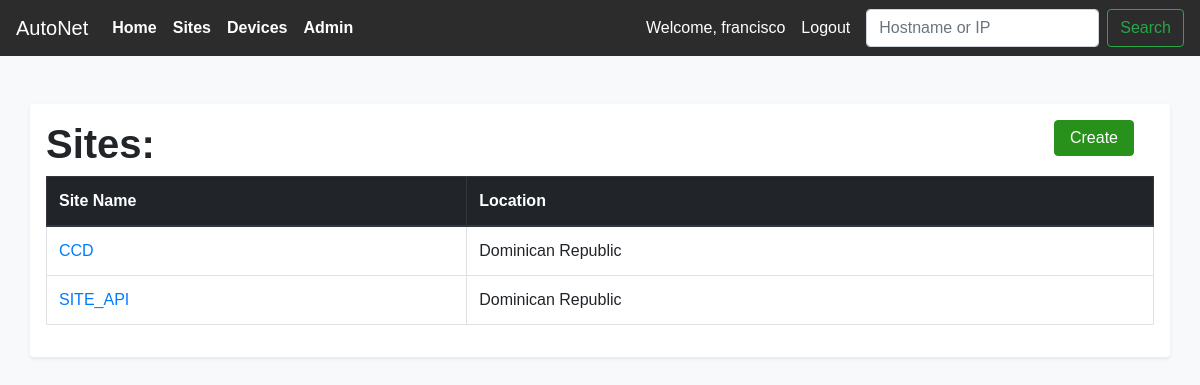
Before: /sites (signed in) with the older database file.
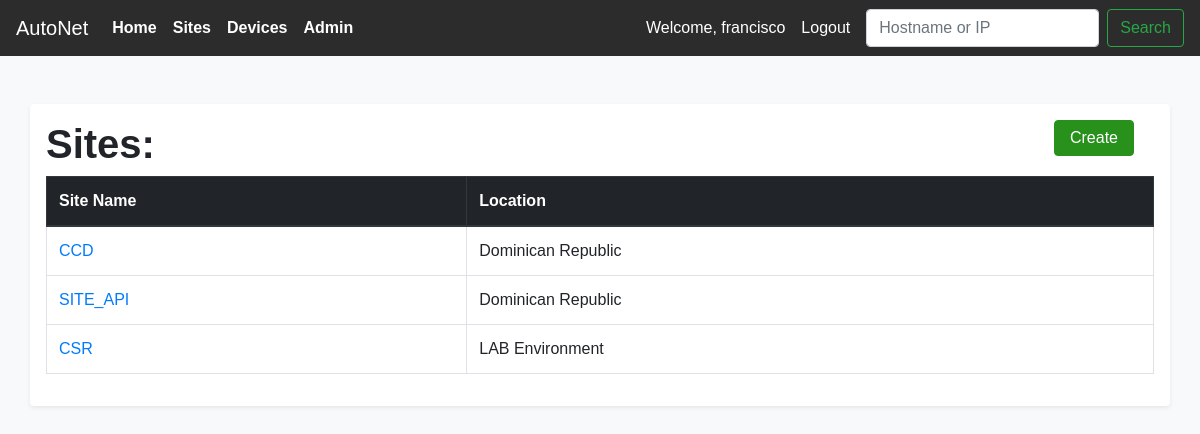
After: the same page with the newer database file.
### main_app/models.py (models this page shows, shortened)
class Sites(models.Model):
    site_name = models.CharField(max_length=100)
    site_location = models.CharField(max_length=250)
    uuid = models.UUIDField( #used by the API to look up the record
                            db_index=True,
                            default=uuid_lib.uuid4,
                            editable=False)
    site_address = models.CharField(max_length=400, null=True)
    site_poc_name = models.CharField(max_length=100)
    site_poc_number = models.CharField(max_length=30)

### main_app/views.py (the view)
# urls.py: path('sites', views.SitesListView.as_view(), name='viewsites'),
class SitesListView(LoginRequiredMixin, ListView):
    context_object_name = 'sites'
    model = models.Sites
    paginate_by = 10

### main_app/templates/main_app/sites_list.html (shortened to what this page needs)
{% extends 'main_app/main_app_base.html' %}
{%block content %}
  <div class="container shadow-sm p-3 mb-5 bg-white rounded">
    <div class="container">
      <a href="{% url 'main_app:createsite' %}">
        <input class="btn-class float-right" id="btn-save" type="submit" value="Create">
      </a>
    </div>
    <div class="">
      <h1><strong>Sites:</strong></h1>
        <table class="table table-bordered">
          <thead class="thead-dark">
            <th>Site Name</th>
            <th>Location</th>
          </thead>
          {% for site in sites %}
          <tr >
              <td><a href="sites/{{ site.id }}">{{site.site_name}}</a></td>
              <td>{{site.site_location}}</td>
          </tr>
          {%endfor%}
        </table>
      </div>
    </div>
{%endblock content %}

Changed rows visible on the page:
added Sites: site_name "CSR", site_location "LAB Environment"
